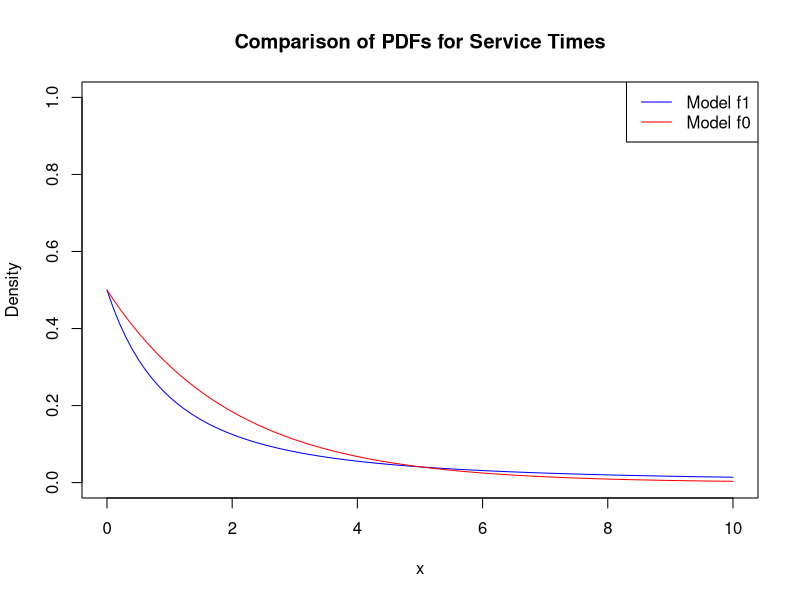

Write R code to recreate this figure.
#Page 550

f1 <- function(x, n) {
  if (all(x > 0)) {
    return(2 * factorial(n) / ((2 + sum(x))^(n + 1)))
  } else {
    return(0)
  }
}

f0 <- function(x, n) {
  if (all(x > 0)) {
    return(1/(2^n) * exp(-sum(x)/2))
  } else {
    return(0)
  }
}

x <- seq(0.001, 10, length.out = 100)

plot(x, sapply(x, f1, n = 1), type = "l", col = "blue", ylim = c(0, 1), ylab = "Density", xlab = "x", main = "Comparison of PDFs for Service Times")
lines(x, sapply(x, f0, n = 1), col = "red")
legend("topright", legend = c("Model f1", "Model f0"), col = c("blue", "red"), lty = 1)
